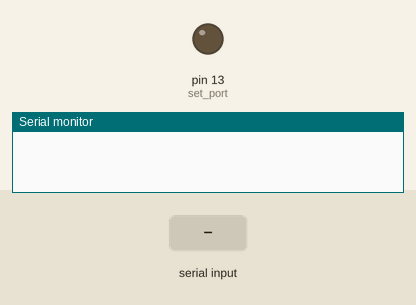
This sketch was run on a simulated Arduino Uno, built with avr-gcc and run on an emulated ATmega328P. Parts: output pins drawn as LEDs (lit = HIGH), the last lines printed to the serial monitor. Inputs (shaded band) come from the test bench.

Above: at 1.2 s.
1.3 s: "N" received over Serial
At 1.6 s:
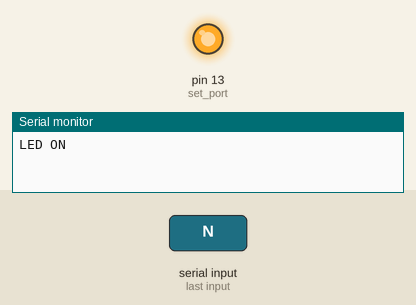
Timing chart, 0 to 4.3 s (numbered marks = the images above; inputs shaded):
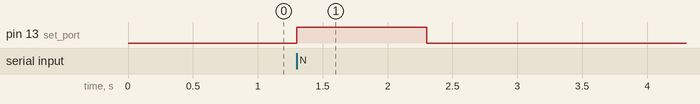

Measured:
- after the input at 1.3 s, pin 13 (set_port): LOW → HIGH at once, → LOW 1.0 s later

The sketch:

sketch_sep24a.ino
```cpp
void setup() {
  // put your setup code here, to run once:
  Serial.begin(9600);


  pinMode(LED_BUILTIN,OUTPUT); //set port
  digitalWrite(LED_BUILTIN,LOW); //close LED
}

void loop() {
  // put your main code here, to run repeatedly:
      char command = Serial.read();
      if(command == 'N'){ //IF RECIVED WITH LETTER 'N' OR WORDS THAT CONTAINS 'N' IT WILL LIGHT THE LED FOR 1 SEC
        Serial.println("LED ON");
        digitalWrite(LED_BUILTIN,HIGH);
        delay(1000);
      }
      else{
        digitalWrite(LED_BUILTIN,LOW);
      }
}
```
